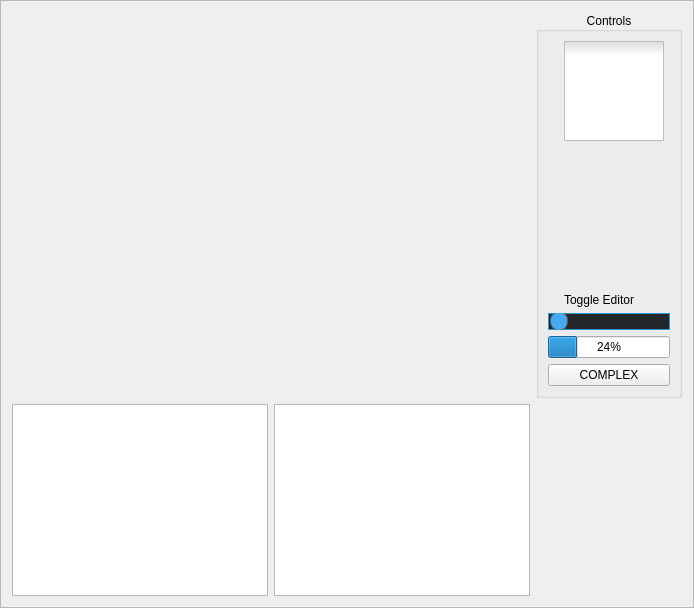
    <widget class="QFrame" name="frame">
     <property name="frameShape">
      <enum>QFrame::StyledPanel</enum>
     </property>
     <property name="frameShadow">
      <enum>QFrame::Raised</enum>
     </property>
     <layout class="QGridLayout" name="gridLayout_4">
      <item row="1" column="0">
       <widget class="QTableWidget" name="parameterTW"/>
      </item>
      <item row="1" column="1">
       <widget class="QTableView" name="getParameterTV">
        <property name="selectionBehavior">
         <enum>QAbstractItemView::SelectRows</enum>
        </property>
       </widget>
      </item>
      <item row="0" column="0" colspan="2">
       <layout class="QGridLayout" name="buttonGrid"/>
      </item>
      <item row="0" column="2">
       <widget class="QGroupBox" name="controlGroup">
        <property name="sizePolicy">
         <sizepolicy hsizetype="Fixed" vsizetype="Fixed">
          <horstretch>0</horstretch>
          <verstretch>0</verstretch>
         </sizepolicy>
        </property>
        <property name="minimumSize">
         <size>
          <width>0</width>
          <height>0</height>
         </size>
        </property>
        <property name="maximumSize">
         <size>
          <width>150</width>
          <height>16777215</height>
         </size>
        </property>
        <property name="styleSheet">
         <string notr="true">QToolTip {
    border: 1px solid #76797C;
    background-color: #5A7566;
    color: white;
    padding: 0px;                /*remove padding, for fix combobox tooltip.*/
    opacity: 200;
}

QWidget {
    color: #eff0f1;
    background-color: #31363b;
    selection-background-color: #3daee9;
    selection-color: #eff0f1;
    background-clip: border;
    border-image: none;
    border: 0px transparent black;
    outline: 0;
}

QWidget:item:hover {
    background-color: #18465d;
    color: #eff0f1;
}

QWidget:item:selected {
    background-color: #18465d;
}


QGroupBox::indicator {
    margin-left: 2px;
}

QCheckBox::indicator:unchecked,
QGroupBox::indicator:unchecked {
	image: url(:/live/forms/img/qdarkstyle/checkbox_unchecked.png);
}

QCheckBox::indicator:unchecked:hover,
QCheckBox::indicator:unchecked:focus,
QCheckBox::indicator:unchecked:pressed,
QGroupBox::indicator:unchecked:hover,
QGroupBox::indicator:unchecked:focus,
QGroupBox::indicator:unchecked:pressed {
    border: none;
    image: url(:/live/forms/img/qdarkstyle/checkbox_unchecked_focus.png);
}

QCheckBox::indicator:checked,
QGroupBox::indicator:checked {
    image: url(:/live/forms/img/qdarkstyle/checkbox_checked.png);
}

QCheckBox::indicator:checked:hover,
QCheckBox::indicator:checked:focus,
QCheckBox::indicator:checked:pressed,
QGroupBox::indicator:checked:hover,
QGroupBox::indicator:checked:focus,
QGroupBox::indicator:checked:pressed {
    border: none;
    image: url(:/live/forms/img/qdarkstyle/checkbox_checked_focus.png);
}

QCheckBox::indicator:indeterminate {
    image: url(:/live/forms/img/qdarkstyle/checkbox_indeterminate.png);
}

QCheckBox::indicator:indeterminate:focus,
QCheckBox::indicator:indeterminate:hover,
QCheckBox::indicator:indeterminate:pressed {
    image: url(:/live/forms/img/qdarkstyle/checkbox_indeterminate_focus.png);
}

QCheckBox::indicator:checked:disabled,
QGroupBox::indicator:checked:disabled {
    image: url(:/live/forms/img/qdarkstyle/checkbox_checked_disabled.png);
}

QCheckBox::indicator:unchecked:disabled,
QGroupBox::indicator:unchecked:disabled {
    image: url(:/live/forms/img/qdarkstyle//checkbox_unchecked_disabled.png);
}

QMenuBar {
    background-color: #31363b;
    color: #eff0f1;
}

QMenuBar::item {
    background: transparent;
}

QMenuBar::item:selected {
    background: transparent;
    border: 1px solid #76797C;
}

QMenuBar::item:pressed {
    border: 1px solid #76797C;
    background-color: #3daee9;
    color: #eff0f1;
    margin-bottom: -1px;
    padding-bottom: 1px;
}

QMenu {
    border: 1px solid #76797C;
    color: #eff0f1;
    margin: 2px;
}

QMenu::icon {
    margin: 5px;
}

QMenu::item {
    padding: 5px 30px 5px 30px;
    border: 1px solid transparent;
    /* reserve space for selection border */
}

QMenu::item:selected {
    color: #eff0f1;
}

QMenu::separator {
    height: 2px;
    background: lightblue;
    margin-left: 10px;
    margin-right: 5px;
}

QMenu::indicator {
    width: 18px;
    height: 18px;
}


/* non-exclusive indicator = check box style indicator
   (see QActionGroup::setExclusive) */

QMenu::indicator:non-exclusive:unchecked {
    image: url(:/live/forms/img/qdarkstyle/checkbox_unchecked.png);
}

QMenu::indicator:non-exclusive:unchecked:selected {
    image: url(:/live/forms/img/qdarkstyle/checkbox_unchecked_disabled.png);
}

QMenu::indicator:non-exclusive:checked {
    image: url(:/live/forms/img/qdarkstyle/checkbox_checked.png);
}

QMenu::indicator:non-exclusive:checked:selected {
    image: url(:/live/forms/img/qdarkstyle/checkbox_checked_disabled.png);
}


/* exclusive indicator = radio button style indicator (see QActionGroup::setExclusive) */

QMenu::indicator:exclusive:unchecked {
    image: url(:/live/forms/img/qdarkstyle/radio_unchecked.png);
}

QMenu::indicator:exclusive:unchecked:selected {
    image: url(:/live/forms/img/qdarkstyle/radio_unchecked_disabled.png);
}

QMenu::indicator:exclusive:checked {
    image: url(:/live/forms/img/qdarkstyle/radio_checked.png);
}

QMenu::indicator:exclusive:checked:selected {
    image: url(:/live/forms/img/qdarkstyle/radio_checked_disabled.png);
}

QMenu::right-arrow {
    margin: 5px;
    image: url(:/live/forms/img/qdarkstyle/right_arrow.png);
}

QWidget:disabled {
    color: #454545;
    background-color: #31363b;
}

QAbstractItemView {
    alternate-background-color: #31363b;
    color: #eff0f1;
    border: 1px solid #3A3939;
    border-radius: 2px;
}

QWidget:focus,
QMenuBar:focus {
    border: 1px solid #3daee9;
}

QTabWidget:focus,
QCheckBox:focus,
QRadioButton:focus,
QSlider:focus {
    border: none;
}

QLineEdit {
    background-color: #232629;
    padding: 5px;
    border-style: solid;
    border: 1px solid #76797C;
    border-radius: 2px;
    color: #eff0f1;
}

QAbstractItemView QLineEdit {
    padding: 0;
}

QGroupBox {
    border: 1px solid #76797C;
    border-radius: 2px;
    margin-top: 20px;
}

QGroupBox::title {
    subcontrol-origin: margin;
    subcontrol-position: top center;
    padding-left: 10px;
    padding-right: 10px;
    padding-top: 10px;
}

QAbstractScrollArea {
    border-radius: 2px;
    border: 1px solid #76797C;
    background-color: transparent;
}

QScrollBar:horizontal {
    height: 15px;
    margin: 3px 15px 3px 15px;
    border: 1px transparent #2A2929;
    border-radius: 4px;
    background-color: #2A2929;
}

QScrollBar::handle:horizontal {
    background-color: #605F5F;
    min-width: 5px;
    border-radius: 4px;
}

QScrollBar::add-line:horizontal {
    margin: 0px 3px 0px 3px;
    border-image: url(:/live/forms/img/qdarkstyle/right_arrow_disabled.png);
    width: 10px;
    height: 10px;
    subcontrol-position: right;
    subcontrol-origin: margin;
}

QScrollBar::sub-line:horizontal {
    margin: 0px 3px 0px 3px;
    border-image: url(:/live/forms/img/qdarkstyle/left_arrow_disabled.png);
    height: 10px;
    width: 10px;
    subcontrol-position: left;
    subcontrol-origin: margin;
}

QScrollBar::add-line:horizontal:hover,
QScrollBar::add-line:horizontal:on {
    border-image: url(:/live/forms/img/qdarkstyle/right_arrow.png);
    height: 10px;
    width: 10px;
    subcontrol-position: right;
    subcontrol-origin: margin;
}

QScrollBar::sub-line:horizontal:hover,
QScrollBar::sub-line:horizontal:on {
    border-image: url(:/live/forms/img/qdarkstyle/left_arrow.png);
    height: 10px;
    width: 10px;
    subcontrol-position: left;
    subcontrol-origin: margin;
}

QScrollBar::up-arrow:horizontal,
QScrollBar::down-arrow:horizontal {
    background: none;
}

QScrollBar::add-page:horizontal,
QScrollBar::sub-page:horizontal {
    background: none;
}

QScrollBar:vertical {
    background-color: #2A2929;
    width: 15px;
    margin: 15px 3px 15px 3px;
    border: 1px transparent #2A2929;
    border-radius: 4px;
}

QScrollBar::handle:vertical {
    background-color: #605F5F;
    min-height: 5px;
    border-radius: 4px;
}

QScrollBar::sub-line:vertical {
    margin: 3px 0px 3px 0px;
    border-image: url(:/live/forms/img/qdarkstyle/up_arrow_disabled.png);
    height: 10px;
    width: 10px;
    subcontrol-position: top;
    subcontrol-origin: margin;
}

QScrollBar::add-line:vertical {
    margin: 3px 0px 3px 0px;
    border-image: url(:/live/forms/img/qdarkstyle/down_arrow_disabled.png);
    height: 10px;
    width: 10px;
    subcontrol-position: bottom;
    subcontrol-origin: margin;
}

QScrollBar::sub-line:vertical:hover,
QScrollBar::sub-line:vertical:on {
    border-image: url(:/live/forms/img/qdarkstyle/up_arrow.png);
    height: 10px;
    width: 10px;
    subcontrol-position: top;
    subcontrol-origin: margin;
}

QScrollBar::add-line:vertical:hover,
QScrollBar::add-line:vertical:on {
    border-image: url(:/live/forms/img/qdarkstyle/down_arrow.png);
    height: 10px;
    width: 10px;
    subcontrol-position: bottom;
    subcontrol-origin: margin;
}

QScrollBar::up-arrow:vertical,
QScrollBar::down-arrow:vertical {
    background: none;
}

QScrollBar::add-page:vertical,
QScrollBar::sub-page:vertical {
    background: none;
}

QTextEdit {
    background-color: #232629;
    color: #eff0f1;
    border: 1px solid #76797C;
}

QPlainTextEdit {
    background-color: #232629;
    ;
    color: #eff0f1;
    border-radius: 2px;
    border: 1px solid #76797C;
}

QHeaderView::section {
    background-color: #76797C;
    color: #eff0f1;
    padding: 5px;
    border: 1px solid #76797C;
}

QSizeGrip {
    image: url(:/live/forms/img/qdarkstyle/sizegrip.png);
    width: 12px;
    height: 12px;
}

QMainWindow::separator {
    background-color: #31363b;
    color: white;
    padding-left: 4px;
    spacing: 2px;
    border: 1px dashed #76797C;
}

QMainWindow::separator:hover {
    background-color: #787876;
    color: white;
    padding-left: 4px;
    border: 1px solid #76797C;
    spacing: 2px;
}

QMenu::separator {
    height: 1px;
    background-color: #76797C;
    color: white;
    padding-left: 4px;
    margin-left: 10px;
    margin-right: 5px;
}

QFrame {
    border-radius: 2px;
    border: 1px solid #76797C;
}

QFrame[frameShape=&quot;0&quot;] {
    border-radius: 2px;
    border: 1px transparent #76797C;
}

QStackedWidget {
    border: 1px transparent black;
}

QToolBar {
    border: 1px transparent #393838;
    background: 1px solid #31363b;
    font-weight: bold;
}

QToolBar::handle:horizontal {
    image: url(:/live/forms/img/qdarkstyle/Hmovetoolbar.png);
}

QToolBar::handle:vertical {
    image: url(:/live/forms/img/qdarkstyle/Vmovetoolbar.png);
}

QToolBar::separator:horizontal {
    image: url(:/live/forms/img/qdarkstyle/Hsepartoolbar.png);
}

QToolBar::separator:vertical {
    image: url(:/live/forms/img/qdarkstyle/Vsepartoolbar.png);
}

QToolButton#qt_toolbar_ext_button {
    background: #58595a
}

QPushButton {
    color: #eff0f1;
    background-color: #31363b;
    border-width: 1px;
    border-color: #76797C;
    border-style: solid;
    padding: 5px;
    border-radius: 2px;
    outline: none;
}

QPushButton:disabled {
    background-color: #31363b;
    border-width: 1px;
    border-color: #454545;
    border-style: solid;
    padding-top: 5px;
    padding-bottom: 5px;
    padding-left: 10px;
    padding-right: 10px;
    border-radius: 2px;
    color: #454545;
}

QPushButton:focus {
    background-color: #3daee9;
    color: white;
}

QPushButton:pressed {
    background-color: #3daee9;
    padding-top: -15px;
    padding-bottom: -17px;
}

QComboBox {
    selection-background-color: #3daee9;
    border-style: solid;
    border: 1px solid #76797C;
    border-radius: 2px;
    padding: 5px;
    min-width: 75px;
}

QPushButton:checked {
    background-color: #76797C;
    border-color: #6A6969;
}

QComboBox:hover,
QPushButton:hover,
QAbstractSpinBox:hover,
QLineEdit:hover,
QTextEdit:hover,
QPlainTextEdit:hover,
QAbstractView:hover,
QTreeView:hover {
    border: 1px solid #3daee9;
    color: #eff0f1;
}

QComboBox:on {
    padding-top: 3px;
    padding-left: 4px;
    selection-background-color: #4a4a4a;
}

QComboBox QAbstractItemView {
    background-color: #232629;
    border-radius: 2px;
    border: 1px solid #76797C;
    selection-background-color: #18465d;
}

QComboBox::drop-down {
    subcontrol-origin: padding;
    subcontrol-position: top right;
    width: 15px;
    border-left-width: 0px;
    border-left-color: darkgray;
    border-left-style: solid;
    border-top-right-radius: 3px;
    border-bottom-right-radius: 3px;
}

QComboBox::down-arrow {
    image: url(:/live/forms/img/qdarkstyle/down_arrow_disabled.png);
}

QComboBox::down-arrow:on,
QComboBox::down-arrow:hover,
QComboBox::down-arrow:focus {
    image: url(:/live/forms/img/qdarkstyle/down_arrow.png);
}

QAbstractSpinBox {
    padding: 5px;
    border: 1px solid #76797C;
    background-color: #232629;
    color: #eff0f1;
    border-radius: 2px;
    min-width: 75px;
}

QAbstractSpinBox:up-button {
    background-color: transparent;
    subcontrol-origin: border;
    subcontrol-position: center right;
}

QAbstractSpinBox:down-button {
    background-color: transparent;
    subcontrol-origin: border;
    subcontrol-position: center left;
}

QAbstractSpinBox::up-arrow,
QAbstractSpinBox::up-arrow:disabled,
QAbstractSpinBox::up-arrow:off {
    image: url(:/live/forms/img/qdarkstyle/up_arrow_disabled.png);
    width: 10px;
    height: 10px;
}

QAbstractSpinBox::up-arrow:hover {
    image: url(:/live/forms/img/qdarkstyle/up_arrow.png);
}

QAbstractSpinBox::down-arrow,
QAbstractSpinBox::down-arrow:disabled,
QAbstractSpinBox::down-arrow:off {
    image: url(:/live/forms/img/qdarkstyle/down_arrow_disabled.png);
    width: 10px;
    height: 10px;
}

QAbstractSpinBox::down-arrow:hover {
    image: url(:/live/forms/img/qdarkstyle/down_arrow.png);
}

QLabel {
    border: 0px solid black;
}

QTabWidget {
    border: 0px transparent black;
}

QTabWidget::pane {
    border: 1px solid #76797C;
    padding: 5px;
    margin: 0px;
}

QTabWidget::tab-bar {
    /* left: 5px; move to the right by 5px */
}

QTabBar {
    qproperty-drawBase: 0;
    border-radius: 3px;
}

QTabBar:focus {
    border: 0px transparent black;
}

QTabBar::close-button {
    image: url(:/live/forms/img/qdarkstyle/close.png);
    background: transparent;
}

QTabBar::close-button:hover {
    image: url(:/live/forms/img/qdarkstyle/close-hover.png);
    background: transparent;
}

QTabBar::close-button:pressed {
    image: url(:/live/forms/img/qdarkstyle/close-pressed.png);
    background: transparent;
}


/* TOP TABS */

QTabBar::tab:top {
    color: #eff0f1;
    border: 1px solid #76797C;
    border-bottom: 1px transparent black;
    background-color: #31363b;
    padding: 5px;
    min-width: 50px;
    border-top-left-radius: 2px;
    border-top-right-radius: 2px;
}

QTabBar::tab:top:selected {
    color: #eff0f1;
    background-color: #54575B;
    border: 1px solid #76797C;
    border-bottom: 2px solid #3daee9;
    border-top-left-radius: 2px;
    border-top-right-radius: 2px;
}

QTabBar::tab:top:!selected:hover {
    background-color: #3daee9;
}


/* BOTTOM TABS */

QTabBar::tab:bottom {
    color: #eff0f1;
    border: 1px solid #76797C;
    border-top: 1px transparent black;
    background-color: #31363b;
    padding: 5px;
    border-bottom-left-radius: 2px;
    border-bottom-right-radius: 2px;
    min-width: 50px;
}

QTabBar::tab:bottom:selected {
    color: #eff0f1;
    background-color: #54575B;
    border: 1px solid #76797C;
    border-top: 2px solid #3daee9;
    border-bottom-left-radius: 2px;
    border-bottom-right-radius: 2px;
}

QTabBar::tab:bottom:!selected:hover {
    background-color: #3daee9;
}


/* LEFT TABS */

QTabBar::tab:left {
    color: #eff0f1;
    border: 1px solid #76797C;
    border-left: 1px transparent black;
    background-color: #31363b;
    padding: 5px;
    border-top-right-radius: 2px;
    border-bottom-right-radius: 2px;
    min-height: 50px;
}

QTabBar::tab:left:selected {
    color: #eff0f1;
    background-color: #54575B;
    border: 1px solid #76797C;
    border-left: 2px solid #3daee9;
    border-top-right-radius: 2px;
    border-bottom-right-radius: 2px;
}

QTabBar::tab:left:!selected:hover {
    background-color: #3daee9;
}


/* RIGHT TABS */

QTabBar::tab:right {
    color: #eff0f1;
    border: 1px solid #76797C;
    border-right: 1px transparent black;
    background-color: #31363b;
    padding: 5px;
    border-top-left-radius: 2px;
    border-bottom-left-radius: 2px;
    min-height: 50px;
}

QTabBar::tab:right:selected {
    color: #eff0f1;
    background-color: #54575B;
    border: 1px solid #76797C;
    border-right: 2px solid #3daee9;
    border-top-left-radius: 2px;
    border-bottom-left-radius: 2px;
}

QTabBar::tab:right:!selected:hover {
    background-color: #3daee9;
}

QTabBar QToolButton::right-arrow:enabled {
    image: url(:/live/forms/img/qdarkstyle/right_arrow.png);
}

QTabBar QToolButton::left-arrow:enabled {
    image: url(:/live/forms/img/qdarkstyle/left_arrow.png);
}

QTabBar QToolButton::right-arrow:disabled {
    image: url(:/live/forms/img/qdarkstyle/right_arrow_disabled.png);
}

QTabBar QToolButton::left-arrow:disabled {
    image: url(:/live/forms/img/qdarkstyle/left_arrow_disabled.png);
}

QDockWidget {
    background: #31363b;
    border: 1px solid #403F3F;
    titlebar-close-icon: &quot;qdarkstyle/close.png);
    titlebar-normal-icon: &quot;qdarkstyle/undock.png);
}

QDockWidget::close-button,
QDockWidget::float-button {
    border: 1px solid transparent;
    border-radius: 2px;
    background: transparent;
}

QDockWidget::close-button:hover,
QDockWidget::float-button:hover {
    background: rgba(255, 255, 255, 10);
}

QDockWidget::close-button:pressed,
QDockWidget::float-button:pressed {
    padding: 1px -1px -1px 1px;
    background: rgba(255, 255, 255, 10);
}

QTreeView,
QListView {
    border: 1px solid #76797C;
    background-color: #232629;
}

QTreeView:branch:selected,
QTreeView:branch:hover {
	image: url(:/live/forms/img/qdarkstyle/transparent.png);
}

QTreeView::branch:has-siblings:!adjoins-item {
    border-image: url(:/live/forms/img/qdarkstyle/transparent.png);
}

QTreeView::branch:has-siblings:adjoins-item {
    border-image: url(:/live/forms/img/qdarkstyle/transparent.png);
}

QTreeView::branch:!has-children:!has-siblings:adjoins-item {
    border-image: url(:/live/forms/img/qdarkstyle/transparent.png);
}

QTreeView::branch:has-children:!has-siblings:closed,
QTreeView::branch:closed:has-children:has-siblings {
    image: url(:/live/forms/img/qdarkstyle/branch_closed.png);
}

QTreeView::branch:open:has-children:!has-siblings,
QTreeView::branch:open:has-children:has-siblings {
    image: url(:/live/forms/img/qdarkstyle/branch_open.png);
}

QTreeView::branch:has-children:!has-siblings:closed:hover,
QTreeView::branch:closed:has-children:has-siblings:hover {
    image: url(:/live/forms/img/qdarkstyle/branch_closed-on.png);
}

QTreeView::branch:open:has-children:!has-siblings:hover,
QTreeView::branch:open:has-children:has-siblings:hover {
    image: url(:/live/forms/img/qdarkstyle/branch_open-on.png);
}

QListView::item:!selected:hover,
QTreeView::item:!selected:hover {
    background: #18465d;
    outline: 0;
    color: #eff0f1
}

QListView::item:selected:hover,
QTreeView::item:selected:hover {
    background: #287399;
    color: #eff0f1;
}

QTreeView::indicator:checked,
QListView::indicator:checked {
    image: url(:/live/forms/img/qdarkstyle/checkbox_checked.png);
}

QTreeView::indicator:unchecked,
QListView::indicator:unchecked {
    image: url(:/live/forms/img/qdarkstyle/checkbox_unchecked.png);
}

QTreeView::indicator:indeterminate,
QListView::indicator:indeterminate {
    image: url(:/live/forms/img/qdarkstyle/checkbox_indeterminate.png);
}

QTreeView::indicator:checked:hover,
QTreeView::indicator:checked:focus,
QTreeView::indicator:checked:pressed,
QListView::indicator:checked:hover,
QListView::indicator:checked:focus,
QListView::indicator:checked:pressed {
    image: url(:/live/forms/img/qdarkstyle/checkbox_checked_focus.png);
}

QTreeView::indicator:unchecked:hover,
QTreeView::indicator:unchecked:focus,
QTreeView::indicator:unchecked:pressed,
QListView::indicator:unchecked:hover,
QListView::indicator:unchecked:focus,
QListView::indicator:unchecked:pressed {
    image: url(:/live/forms/img/qdarkstyle/checkbox_unchecked_focus.png);
}

QTreeView::indicator:indeterminate:hover,
QTreeView::indicator:indeterminate:focus,
QTreeView::indicator:indeterminate:pressed,
QListView::indicator:indeterminate:hover,
QListView::indicator:indeterminate:focus,
QListView::indicator:indeterminate:pressed {
    image: url(:/live/forms/img/qdarkstyle/checkbox_indeterminate_focus.png);
}

QToolButton {
    background-color: transparent;
    border: 1px transparent #76797C;
    border-radius: 2px;
    margin: 3px;
    padding: 5px;
}

QToolButton[popupMode=&quot;1&quot;] {
    /* only for MenuButtonPopup */
    padding-right: 20px;
    /* make way for the popup button */
    border: 1px #76797C;
    border-radius: 5px;
}

QToolButton[popupMode=&quot;2&quot;] {
    /* only for InstantPopup */
    padding-right: 10px;
    /* make way for the popup button */
    border: 1px #76797C;
}

QToolButton:hover,
QToolButton::menu-button:hover {
    background-color: transparent;
    border: 1px solid #3daee9;
    padding: 5px;
}

QToolButton:checked,
QToolButton:pressed,
QToolButton::menu-button:pressed {
    background-color: #3daee9;
    border: 1px solid #3daee9;
    padding: 5px;
}


/* the subcontrol below is used only in the InstantPopup or DelayedPopup mode */

QToolButton::menu-indicator {
    image: url(:/live/forms/img/qdarkstyle/down_arrow.png);
    top: -7px;
    left: -2px;
    /* shift it a bit */
}


/* the subcontrols below are used only in the MenuButtonPopup mode */

QToolButton::menu-button {
    border: 1px transparent #76797C;
    border-top-right-radius: 6px;
    border-bottom-right-radius: 6px;
    /* 16px width + 4px for border = 20px allocated above */
    width: 16px;
    outline: none;
}

QToolButton::menu-arrow {
    image: url(:/live/forms/img/qdarkstyle/down_arrow.png);
}

QToolButton::menu-arrow:open {
    border: 1px solid #76797C;
}

QPushButton::menu-indicator {
    subcontrol-origin: padding;
    subcontrol-position: bottom right;
    left: 8px;
}

QTableView {
    border: 1px solid #76797C;
    gridline-color: #31363b;
    background-color: #232629;
}

QTableView,
QHeaderView {
    border-radius: 0px;
}

QTableView::item:pressed,
QListView::item:pressed,
QTreeView::item:pressed {
    background: #18465d;
    color: #eff0f1;
}

QTableView::item:selected:active,
QTreeView::item:selected:active,
QListView::item:selected:active {
    background: #287399;
    color: #eff0f1;
}

QHeaderView {
    background-color: #31363b;
    border: 1px transparent;
    border-radius: 0px;
    margin: 0px;
    padding: 0px;
}

QHeaderView::section {
    background-color: #31363b;
    color: #eff0f1;
    padding: 5px;
    border: 1px solid #76797C;
    border-radius: 0px;
    text-align: center;
}

QHeaderView::section::vertical::first,
QHeaderView::section::vertical::only-one {
    border-top: 1px solid #76797C;
}

QHeaderView::section::vertical {
    border-top: transparent;
}

QHeaderView::section::horizontal::first,
QHeaderView::section::horizontal::only-one {
    border-left: 1px solid #76797C;
}

QHeaderView::section::horizontal {
    border-left: transparent;
}

QHeaderView::section:checked {
    color: white;
    background-color: #334e5e;
}


/* style the sort indicator */

QHeaderView::down-arrow {
    image: url(:/live/forms/img/qdarkstyle/down_arrow.png);
}

QHeaderView::up-arrow {
    image: url(:/live/forms/img/qdarkstyle/up_arrow.png);
}

QTableCornerButton::section {
    background-color: #31363b;
    border: 1px transparent #76797C;
    border-radius: 0px;
}

QToolBox {
    padding: 5px;
    border: 1px transparent black;
}

QToolBox::tab {
    color: #eff0f1;
    background-color: #31363b;
    border: 1px solid #76797C;
    border-bottom: 1px transparent #31363b;
    border-top-left-radius: 5px;
    border-top-right-radius: 5px;
}

QToolBox::tab:selected {
    /* italicize selected tabs */
    font: italic;
    background-color: #31363b;
    border-color: #3daee9;
}

QStatusBar::item {
    border: 0px transparent dark;
}

QFrame[height=&quot;3&quot;],
QFrame[width=&quot;3&quot;] {
    background-color: #76797C;
}

QSplitter::handle {
    border: 1px dashed #76797C;
}

QSplitter::handle:hover {
    background-color: #787876;
    border: 1px solid #76797C;
}

QSplitter::handle:horizontal {
    width: 1px;
}

QSplitter::handle:vertical {
    height: 1px;
}

QProgressBar {
    border: 1px solid #76797C;
    border-radius: 5px;
    text-align: center;
}

QProgressBar::chunk {
    background-color: #05B8CC;
}

QDateEdit {
    selection-background-color: #3daee9;
    border-style: solid;
    border: 1px solid #3375A3;
    border-radius: 2px;
    padding: 1px;
    min-width: 75px;
}

QDateEdit:on {
    padding-top: 3px;
    padding-left: 4px;
    selection-background-color: #4a4a4a;
}

QDateEdit QAbstractItemView {
    background-color: #232629;
    border-radius: 2px;
    border: 1px solid #3375A3;
    selection-background-color: #3daee9;
}

QDateEdit::drop-down {
    subcontrol-origin: padding;
    subcontrol-position: top right;
    width: 15px;
    border-left-width: 0px;
    border-left-color: darkgray;
    border-left-style: solid;
    border-top-right-radius: 3px;
    border-bottom-right-radius: 3px;
}

QDateEdit::down-arrow {
    image: url(:/live/forms/img/qdarkstyle/down_arrow_disabled.png);
}

QDateEdit::down-arrow:on,
QDateEdit::down-arrow:hover,
QDateEdit::down-arrow:focus {
    image: url(:/live/forms/img/qdarkstyle/down_arrow.png);
}</string>
        </property>
        <property name="title">
         <string>Controls</string>
        </property>
        <property name="alignment">
         <set>Qt::AlignCenter</set>
        </property>
        <property name="flat">
         <bool>false</bool>
        </property>
        <property name="checkable">
         <bool>false</bool>
        </property>
        <layout class="QGridLayout" name="gridLayout">
         <item row="3" column="1" colspan="2">
          <widget class="QLabel" name="editorEnablerLB">
           <property name="text">
            <string>Toggle Editor</string>
           </property>
          </widget>
         </item>
         <item row="2" column="0">
          <spacer name="horizontalSpacer_3">
           <property name="orientation">
            <enum>Qt::Horizontal</enum>
           </property>
           <property name="sizeType">
            <enum>QSizePolicy::Minimum</enum>
           </property>
           <property name="sizeHint" stdset="0">
            <size>
             <width>10</width>
             <height>20</height>
            </size>
           </property>
          </spacer>
         </item>
         <item row="0" column="1" colspan="2">
          <widget class="QCheckBox" name="powerCB">
           <property name="enabled">
            <bool>true</bool>
           </property>
           <property name="styleSheet">
            <string notr="true">QCheckBox {   
 spacing: 5px;
}

QCheckBox::indicator 
{    
width: 100px;    height: 100px;
}

QCheckBox::indicator:unchecked 
{    
image: url(:/images/forms/img/switch_off.png);
}

QCheckBox::indicator:unchecked:hover 
{    
image: url(:/images/forms/img/switch_off.png);
}

QCheckBox::indicator:unchecked:pressed 
{    
image: url(:/images/forms/img/switch_off.png);
}

QCheckBox::indicator:checked 
{    
	image: url(:/images/forms/img/switch_on.png);
}

QCheckBox::indicator:checked:hover 
{    
	image: url(:/images/forms/img/switch_on.png);
}

QCheckBox::indicator:checked:pressed 
{    
	image: url(:/images/forms/img/switch_on.png);
}

QCheckBox::indicator:indeterminate:hover
 {    
	image: url(:/images/forms/img/switch_on.png);
}

QCheckBox::indicator:indeterminate:pressed 
{   
	image: url(:/images/forms/img/switch_on.png);
}</string>
           </property>
           <property name="text">
            <string/>
           </property>
           <property name="iconSize">
            <size>
             <width>16</width>
             <height>16</height>
            </size>
           </property>
          </widget>
         </item>
         <item row="6" column="0" colspan="3">
          <widget class="QPushButton" name="complexPB">
           <property name="text">
            <string>COMPLEX</string>
           </property>
          </widget>
         </item>
         <item row="5" column="0" colspan="3">
          <widget class="QProgressBar" name="progressBar">
           <property name="value">
            <number>24</number>
           </property>
          </widget>
         </item>
         <item row="2" column="1">
          <spacer name="verticalSpacer">
           <property name="orientation">
            <enum>Qt::Vertical</enum>
           </property>
           <property name="sizeHint" stdset="0">
            <size>
             <width>20</width>
             <height>40</height>
            </size>
           </property>
          </spacer>
         </item>
         <item row="1" column="1">
          <widget class="QPushButton" name="setPB">
           <property name="enabled">
            <bool>true</bool>
           </property>
           <property name="sizePolicy">
            <sizepolicy hsizetype="Minimum" vsizetype="Fixed">
             <horstretch>0</horstretch>
             <verstretch>0</verstretch>
            </sizepolicy>
           </property>
           <property name="styleSheet">
            <string notr="true">QPushButton {
        border-radius: 100px;
		border: none;
		width: 100px;    height: 100px;
	image: url(:/images/forms/img/force.png);
}

QPushButton:hover:pressed {
	image: url(:/images/forms/img/force_pressed.png);
}

QPushButton:disabled {	
	image: url(:/images/forms/img/force_disabled.png);
}

QPushButton:hover { 
image: url(:/images/forms/img/force_hover.png);
}</string>
           </property>
           <property name="text">
            <string/>
           </property>
          </widget>
         </item>
         <item row="4" column="0" colspan="3">
          <widget class="QSlider" name="editorEnabler">
           <property name="enabled">
            <bool>true</bool>
           </property>
           <property name="sizePolicy">
            <sizepolicy hsizetype="Fixed" vsizetype="Fixed">
             <horstretch>0</horstretch>
             <verstretch>0</verstretch>
            </sizepolicy>
           </property>
           <property name="maximumSize">
            <size>
             <width>150</width>
             <height>100</height>
            </size>
           </property>
           <property name="toolTip">
            <string>toggles editing for editor window</string>
           </property>
           <property name="styleSheet">
            <string notr="true">QSlider {
	border: 1px solid #2d98da;
	background: #232629;
	border-radius: 10px;
}

QSlider:hover {
   border: 1px solid #778ca3;
   background: #a5b1c2;
}

QSlider:disabled {
   border: 1px solid #576574;
   background: #c8d6e5;
}

QSlider::handle:horizontal:disabled {
    background: #576574;
    border: 1px solid #576574;
    width: 16px;
    height: 16px;
    margin: -8px 0;
    border-radius: 9px;
}


QSlider::groove:horizontal {
    border: 1px solid transparent;
    height: 4px;
    background: transparent;
/*#565a5e*/
    margin: 0px;
    border-radius: 2px;
}

QSlider::handle:horizontal {
    background: #45aaf2;
    border: 1px solid #565a5e;
    width: 16px;
    height: 16px;
    margin: -8px 0;
    border-radius: 9px;
}

</string>
           </property>
           <property name="maximum">
            <number>1</number>
           </property>
           <property name="pageStep">
            <number>0</number>
           </property>
           <property name="tracking">
            <bool>false</bool>
           </property>
           <property name="orientation">
            <enum>Qt::Horizontal</enum>
           </property>
           <property name="invertedAppearance">
            <bool>false</bool>
           </property>
           <property name="tickPosition">
            <enum>QSlider::NoTicks</enum>
           </property>
           <property name="tickInterval">
            <number>0</number>
           </property>
          </widget>
         </item>
        </layout>
       </widget>
      </item>
     </layout>
    </widget>
